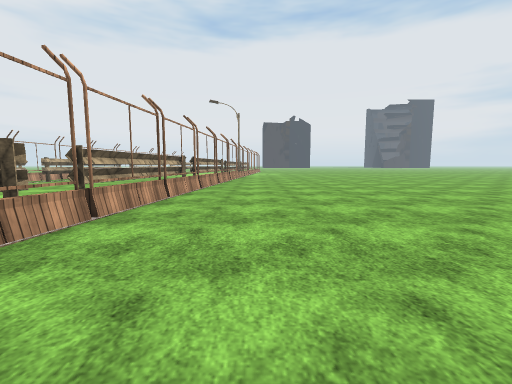
[1] (above)

16 first-person views from a walk through a Unity game level. The camera is 1.2 m above the floor, tilts 6° down and sees 90° across. The floor is counted in squares, 2 m on a side. Each view is taken from the middle of a square. On the plan, view 1 faces up. The plan holds only what a view shows up to about 9 squares ahead; the rest is blank. The place goes on beyond the plan. The terrain is drawn as flat ground. The player character is not drawn. Some surface patterns are stand-ins.

[2]
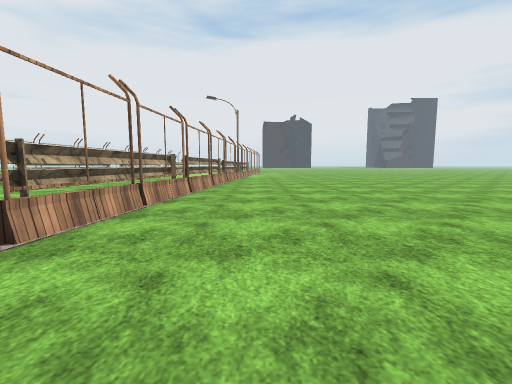

[3]
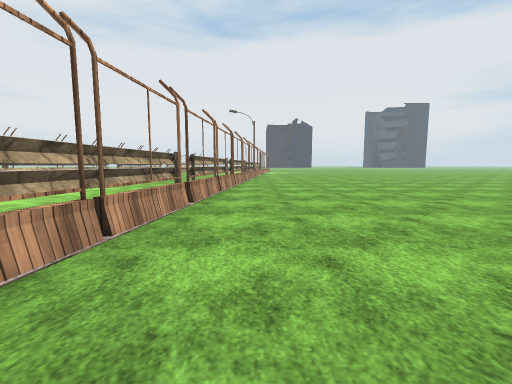

[4]
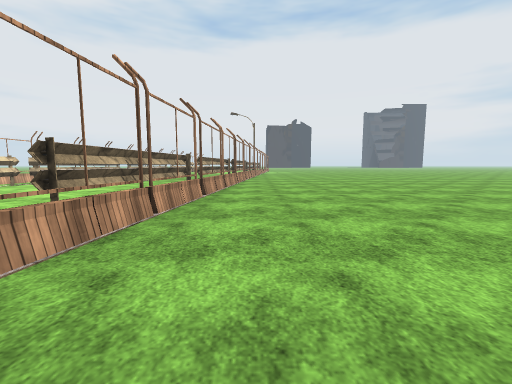

[5]
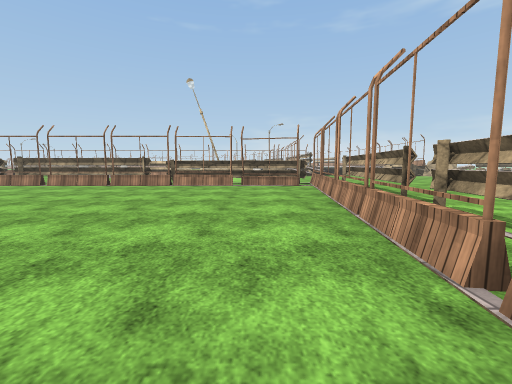

[6]
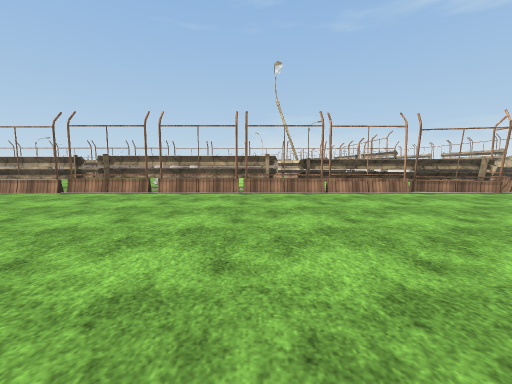

[7]
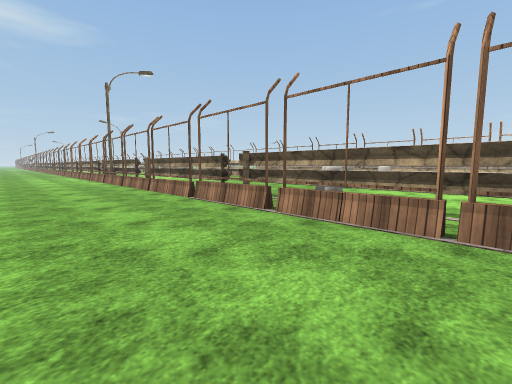

[8]
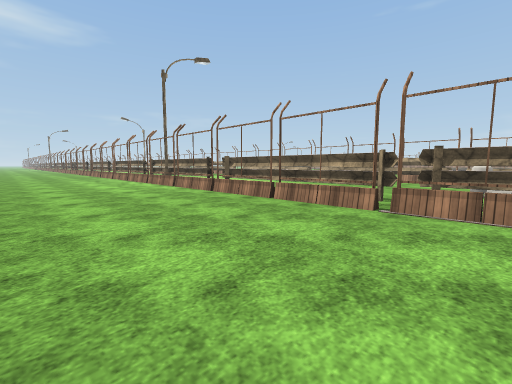

[9]
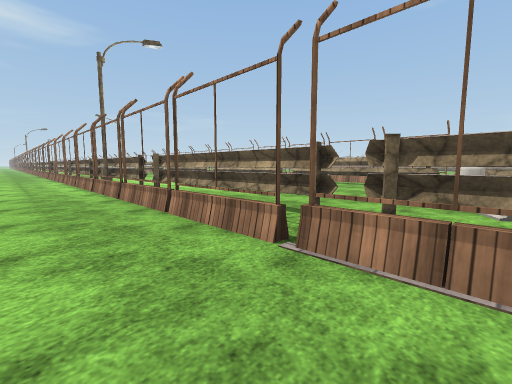

[10]
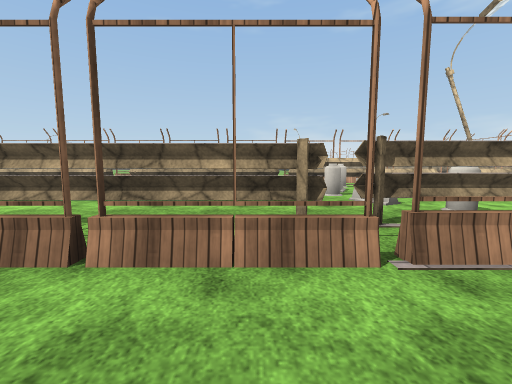

[11]
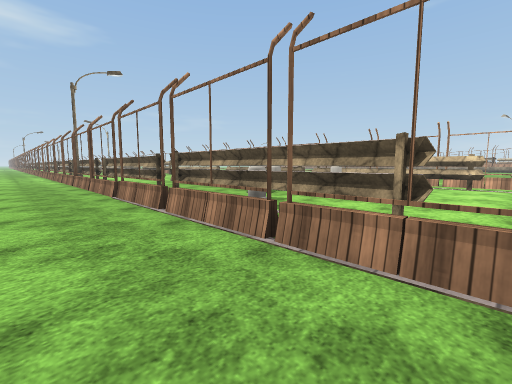

[12]
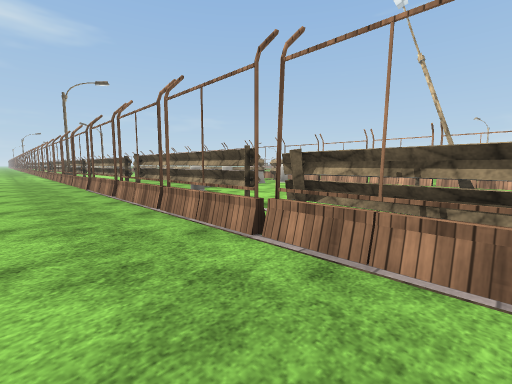

[13]
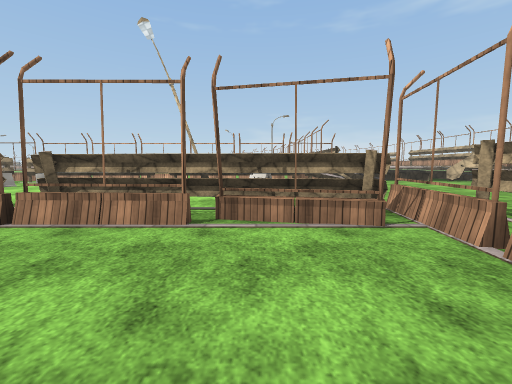

[14]
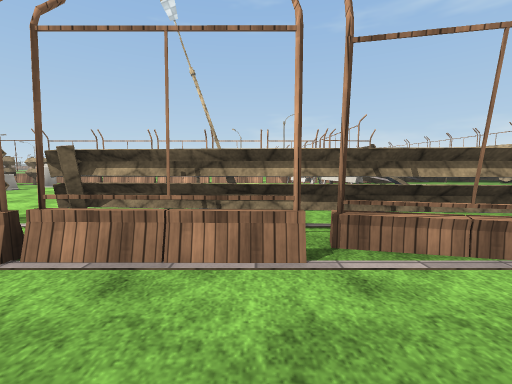

[15]
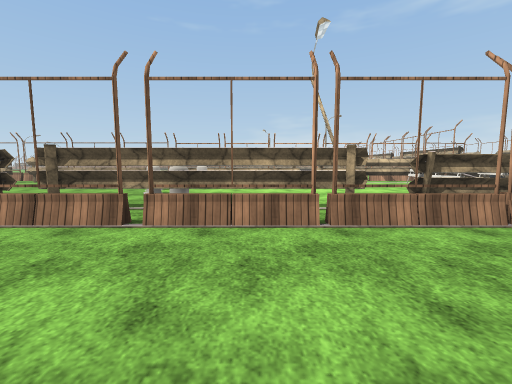

[16]
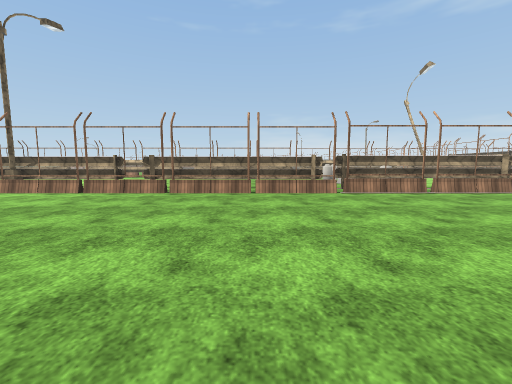

### Floor plan
Key: @ floor where view 1 was taken; # wall or solid block; . floor; / step, stairs or slope; = window, fence, low wall or low ledge; F fence; T thing the floor can be seen under or through; O other object.
Columns run from 9 left of view 1 to 15 right of it. Each row starts with its distance up from view 1.
 10  O#    = .........
  9  O. .. #F.........
  8 O#.... #F.........
  7 O# ...##F........
  6 O# ...=F.........
  5 F#  ..=F.........
  4 F#  ..#F.........
  3  #. ..#F........
  2   ....=F.......
  1    ...=F......
  0     ..=F.@...     .
 -1      .=.......   ...
 -2     ..#F.................
 -3     .=F..................
 -4     .=F..................
 -5    ..=F..................
 -6    ..=F#F#FFFFFFFFFFFFFFO
 -7    .....O#=TTTOTTTTTT.###
 -8    ...  O......O........
 -9    ..   O......O.....
-10    ..   O.... .O....
-11  ..../  O  ..  O......
-12  /.../###################
-13        FFFFFFFFFFFFFOOOOO

Where each view was taken, in squares from view 1:
view 1: 0 up, 0 right, facing up
view 2: 1 up, 0 right, facing up
view 3: 3 down, 1 left, facing up
view 4: 4 down, 1 left, facing up
view 5: 2 up, 1 left, facing down
view 6: 0 up, 3 right, facing down
view 7: 3 down, 3 right, facing down-right
view 8: 2 down, 6 right, facing down-right
view 9: 4 down, 6 right, facing down-right
view 10: 4 down, 8 right, facing down
view 11: 4 down, 2 right, facing down-right
view 12: 4 down, 0 right, facing down-right
view 13: 3 down, 1 left, facing down
view 14: 4 down, 0 right, facing down
view 15: 3 down, 4 right, facing down
view 16: 0 up, 9 right, facing down
